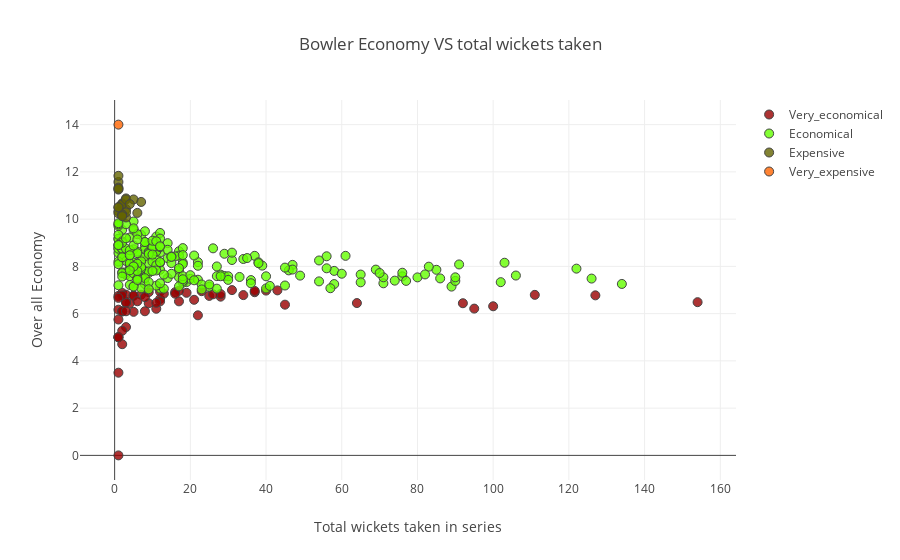

Notebook code cell kept with this figure:
### Code cell
#### plotting the economy of the bowlers. So that during the acution.
#### Segregating the different colors' for very expensive, expensive, economical, very economical
#### Conditions:   very economical <7.0
####               economical >=7.0 and <=10.0
####               expensive >10.0 and <=12.0
####               very expensive >12.0 


Very_Economical = Scatter(x=bowler_overs[bowler_overs['economy']<7.0]['wickets'],
                 y=bowler_overs[bowler_overs['economy']<7.0]['economy'],
                 mode="markers",
                 marker=dict(size=9, color='rgba(152, 0, 0, .8)', line=dict(width=1)),
                 text=bowler_overs[bowler_overs['economy']<7.0]['bowler'],
                 name="Very_economical")

Economical = Scatter(x=bowler_overs[(bowler_overs['economy']>=7.0) & (bowler_overs['economy']<=10.0)]['wickets'],
                 y=bowler_overs[(bowler_overs['economy']>=7.0) & (bowler_overs['economy']<=10.0)]['economy'],
                 mode="markers",
                 marker=dict(size=9, color='rgba(100, 255, 0, .8)', line=dict(width=1)),
                 text=bowler_overs[(bowler_overs['economy']>=7.0) & (bowler_overs['economy']<=10.0)]['bowler'],
                 name="Economical")


Expensive = Scatter(x=bowler_overs[(bowler_overs['economy']>10.0) & (bowler_overs['economy']<=12.0)]['wickets'],
                 y=bowler_overs[(bowler_overs['economy']>10.0) & (bowler_overs['economy']<=12.0)]['economy'],
                 mode="markers",
                 marker=dict(size=9, color='rgba(100, 100, 0, .8)', line=dict(width=1)),
                 text=bowler_overs[(bowler_overs['economy']>10.0) & (bowler_overs['economy']<=12.0)]['bowler'],
                 name="Expensive")

Very_Expensive = Scatter(x=bowler_overs[bowler_overs['economy']>12.0]['wickets'],
                 y=bowler_overs[bowler_overs['economy']>12.0]['economy'],
                 mode="markers",
                 marker=dict(size=9, color='rgba(255, 100, 0, .8)', line=dict(width=1)),
                 text=bowler_overs[bowler_overs['economy']>12.0]['bowler'],
                 name="Very_expensive")

layout = Layout(title="Bowler Economy VS total wickets taken",
                xaxis=dict(title="Total wickets taken in series"),
                yaxis=dict(title="Over all Economy"))

plotly.offline.iplot({
    "data"  :[Very_Economical,Economical,Expensive,Very_Expensive],
    "layout":layout
})

### Figure 1 — Plotly figure (JSON) as saved in the notebook; plotly's stock layout.template omitted (floating-point values rounded to 4 significant figures; data arrays with more than 128 entries replaced by an {"elided": "..."} marker saying what was removed)
{"data": [{"marker": {"color": "rgba(152, 0, 0, .8)", "line": {"width": 1}, "size": 9}, "mode": "markers", "name": "Very_economical", "text": ["Adam Gilchrist", "Ajinkya Rahane", "Ajit Chandila", "Ali Murtaza", "Andrew Tye", "Anil Kumble", "Avesh Khan", "B Kumar", "Ben Stokes", "Charl Langeveldt", "Chetanya Nanda", "Dale Steyn", "Daniel Vettori", "Dimitri Mascarenhas", "Dirk Nannes", "Dominic Thornely", "Doug Bollinger", "Fidel Edwards", "G H Vihari", "Glenn McGrath", "Graham Napier", "Harbhajan Singh", "J P Duminy", "Jayant Yadav", "Johan Botha", "John Hastings", "Justin Kemp", "Krunal Pandya", "Lasith Malinga", "Lee Carseldine", "Lockie Ferguson", "Makhaya Ntini", "Michael Clarke", "Mitchell Starc", "Mohammad Hafeez", "Mohammad Nabi", "Murali Kartik", "Mustafizur Rahman", "Muttiah Muralitharan", "Nathu Singh", "Nuwan Kulasekara", "Paul Collingwood", "Rahul Sharma", "Rahul Tewatia", "Rashid Khan", "Ravi Rampaul", "Ravichandran Ashwin", "Roelof van der Merwe", "Ryan ten Doeschate", "Sachin Baby", "Sachithra Senanayake", "Shahbaz Nadeem", "Shakib Al Hasan", "Shane Harwood", "Shaun Pollock", "Shrikant Mundhe", "Sohail Tanvir", "Sunil Narine", "Thilan Thushara", "Tyron Henderson", "Washington Sunder", "Wayne Parnell"], "type": "scatter", "x": [1, 1, 11, 9, 12, 45, 1, 111, 12, 13, 2, 92, 28, 19, 28, 3, 37, 5, 1, 12, 1, 127, 23, 4, 25, 3, 3, 16, 154, 1, 3, 7, 2, 34, 2, 2, 31, 17, 64, 1, 5, 5, 40, 6, 17, 16, 100, 21, 2, 2, 9, 37, 43, 3, 11, 1, 22, 95, 8, 1, 8, 26], "y": [0, 5, 6.205, 6.909, 6.619, 6.379, 5.75, 6.794, 6.932, 6.846, 6.875, 6.44, 6.718, 6.881, 6.828, 5.429, 6.906, 6.076, 6.167, 6.519, 6.75, 6.773, 6.951, 6.433, 6.75, 6.495, 6.8, 6.91, 6.485, 5, 6.462, 6.8, 6.091, 6.784, 6.1, 5.273, 6.995, 6.97, 6.447, 3.5, 6.765, 6.757, 6.975, 6.524, 6.519, 6.842, 6.311, 6.585, 6.769, 4.706, 6.438, 6.962, 6.984, 6.1, 6.457, 5, 5.928, 6.212, 6.696, 6.667, 6.1, 6.817]}, {"marker": {"color": "rgba(100, 255, 0, .8)", "line": {"width": 1}, "size": 9}, "mode": "markers", "name": "Economical", "text": {"elided": "222 str values"}, "type": "scatter", "x": {"elided": "222 int values"}, "y": {"elided": "222 float values"}}, {"marker": {"color": "rgba(100, 100, 0, .8)", "line": {"width": 1}, "size": 9}, "mode": "markers", "name": "Expensive", "text": ["Amit Uniyal", "Andre Nel", "Brett Geeves", "Cameron White", "Doddapaneni Kalyankrishna", "Gagandeep Singh", "Gurinder Sandhu", "Johan van der Wath", "Krishmar Santokie", "Kyle Abbott", "Lendl Simmons", "Love Ablish", "Luke Wright", "Manoj Tiwary", "Musavir Khote", "Palani Amarnath", "Ryan Ninan", "Shubham Agarwal", "Sumit Narwal", "TP Sudhindra", "Travis Head", "Vidyut Sivaramakrishnan", "Virender Sehwag", "Yogesh Nagar"], "type": "scatter", "x": [2, 1, 1, 1, 2, 3, 1, 3, 3, 2, 1, 3, 2, 1, 2, 7, 3, 1, 5, 1, 2, 1, 6, 4], "y": [10.67, 10.33, 11.25, 11.57, 10.62, 10.07, 10.25, 10.42, 10.88, 10.62, 11.33, 10.29, 10.17, 11.83, 10.2, 10.73, 10.83, 10.5, 10.83, 11.28, 10.12, 10.5, 10.26, 10.64]}, {"marker": {"color": "rgba(255, 100, 0, .8)", "line": {"width": 1}, "size": 9}, "mode": "markers", "name": "Very_expensive", "text": ["Matt Henry"], "type": "scatter", "x": [1], "y": [14]}], "layout": {"title": "Bowler Economy VS total wickets taken", "xaxis": {"title": "Total wickets taken in series"}, "yaxis": {"title": "Over all Economy"}}}
